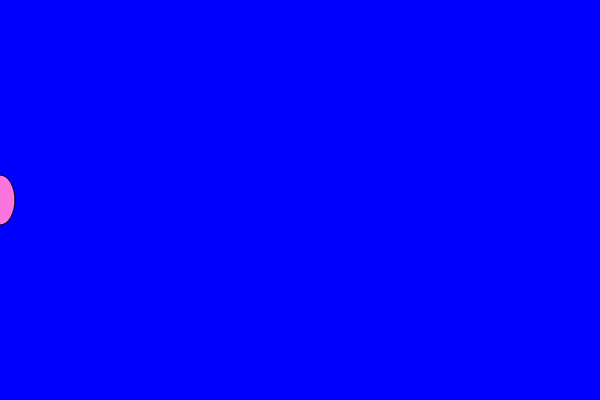
Frame 1 (no input)
Frame 60 (no input): identical to frame 1, image omitted
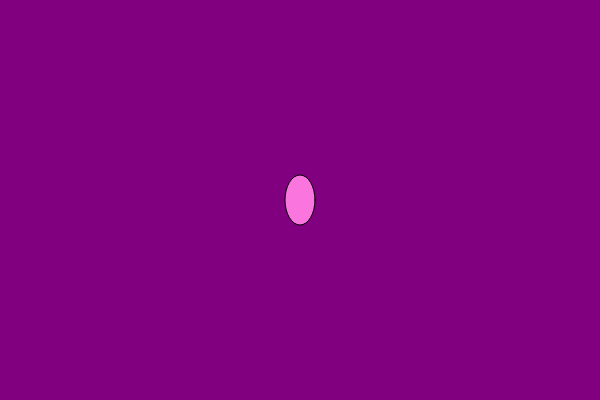
Frame 120 (the mouse pressed at the canvas centre since frame 60)

The p5.js sketch that drew these frames (run headless with seeded random() and noise() and a simulated clock; from frame 60 on, the mouse is pressed at the canvas centre):

// p5.js sketch
// ── sketch.js
let r = 0;
let b = 255;
function setup() {
  createCanvas(600,400);
 // colorMode(HSB);
 // background(120,100,100);
}

function draw() {
  
 
  r=map(mouseX,0,width,0,255);
  b=map(mouseX,0,width,255,0);
 // col=map(mouseX,0,width-20,0,255);
  background(r,0,b);
  fill(250,118,222); //orange
  ellipse(mouseX, 200,30, 50);
}
